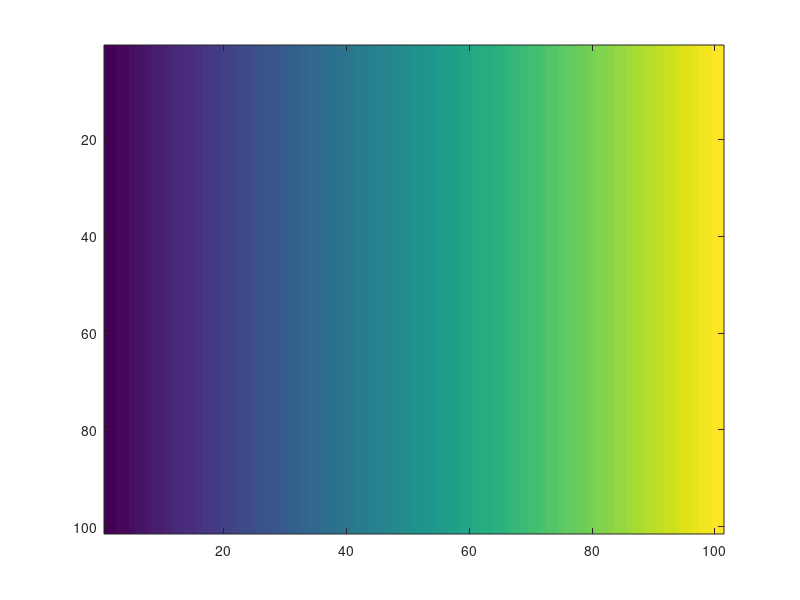
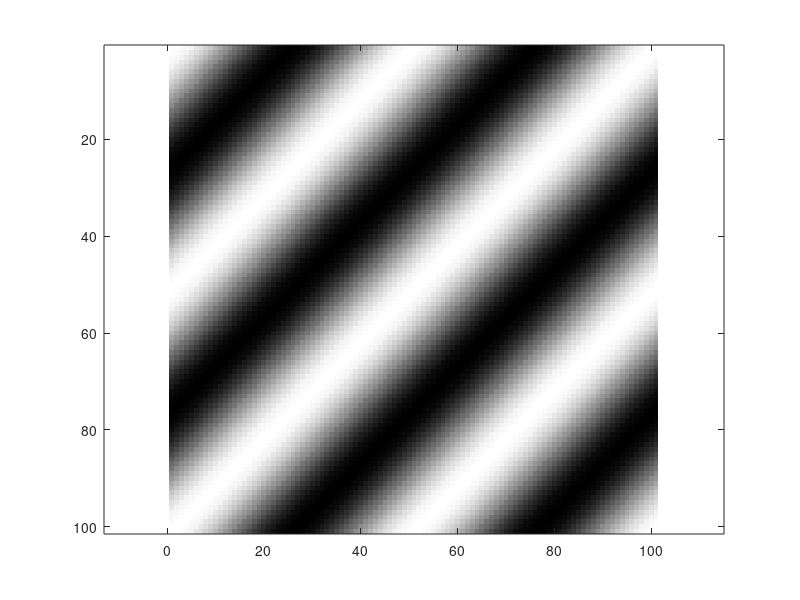

MATLAB code for these plots, in order:
x=-50:50; % -50부터 50까지 101개의 정수 생성
y=-50:50;

[X,Y]=meshgrid(x,y); % 101*101 matrix 생성

figure(); imagesc(X); %행렬이니까 imagesc로 plot

kx=0.02;
ky=0.02;
img = exp(1j*2*pi*(kx*X+ky*Y));
figure; imagesc(real(img));colormap gray; axis equal;
